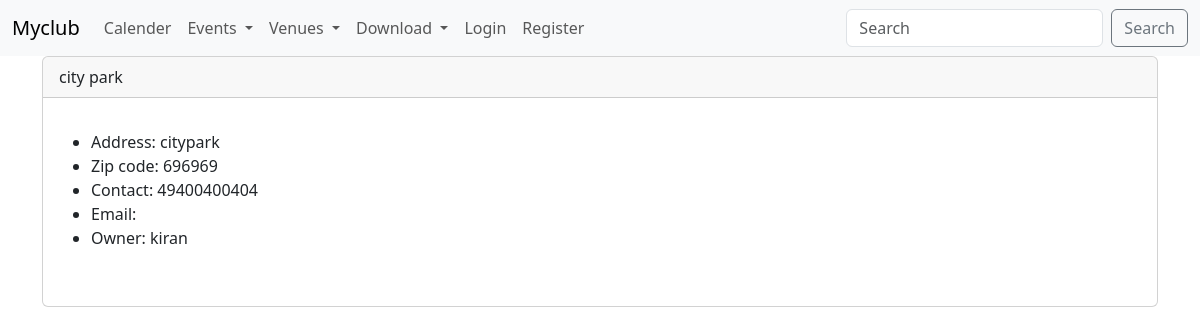
Screenshot of /show_venues/1 with the database file from the repository.
### events/models.py (models this page shows)
class Venue(models.Model):
    name=models.CharField('Venue name',max_length=200)
    address=models.CharField(max_length=300)
    zip_code=models.CharField('Zip code',max_length=15)
    phone=models.CharField('Contact phone',max_length=25,blank=True)
    web=models.URLField('website address')
    email_address=models.EmailField('Email address',max_length=50,blank=True)
    owner=models.IntegerField('Venue owner',blank=False,default=1)
    venue_img=models.ImageField(null=True,blank=True,upload_to="images/")
    def __str__(self):
        return self.name

### events/views.py (the view)
# urls.py: path("show_venues/<int:venue_id>",views.show_venue,name="show_venue"),
def show_venue(request,venue_id):
    venue=Venue.objects.get(pk=venue_id)
    venue_owner=User.objects.get(pk=venue.owner)
    return render(request,'events/show_venues.html',{'venue':venue,'venue_owner':venue_owner})

### events/templates/events/show_venues.html (shortened to what this page needs)
{% extends 'events/base.html' %}
{%block content%}
    <div class="card">
        <div class="card-header">
        {{venue}}
        </div>
        <div class="card-body">
          <p class="card-text"> <ul>
           <li>Address: {{venue.address}}<br></li>
            <li>Zip code: {{venue.zip_code}}<br></li>
            <li>Contact: {{venue.phone}}<br></li>
            <li>Email: {{venue.email}}<br></li>
           <li>Owner: {{venue_owner}}</li>
           <br>
    </p>
        </div>
      </div>
{%endblock%}

### rows the page displays
Venue: name "city park", address "citypark", zip_code "696969", phone "49400400404"

### other values shown
{{ venue_owner }} "kiran"
